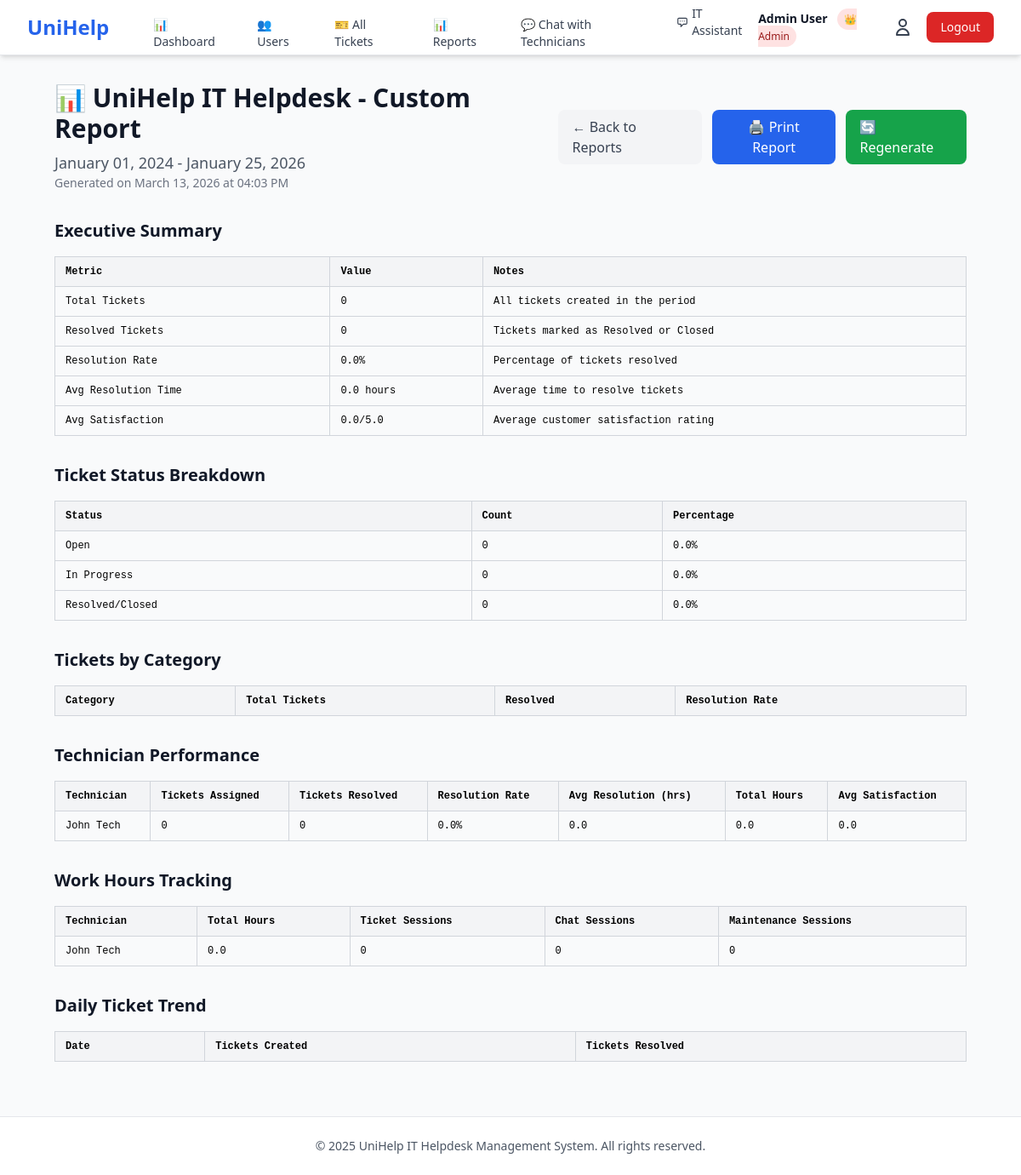
The app's page /admin/reports/custom (signed in) with its own data.
### tables this page shows
CREATE TABLE user (
            userid INTEGER PRIMARY KEY AUTOINCREMENT,
            name VARCHAR(100) NOT NULL,
            email VARCHAR(100) UNIQUE NOT NULL,
            passwordhash VARCHAR(255) NOT NULL,
            role VARCHAR(20) NOT NULL CHECK(role IN ('admin', 'staff', 'technician', 'student')),
            isapproved BOOLEAN DEFAULT 0,
            created_at TIMESTAMP DEFAULT CURRENT_TIMESTAMP
        );

### app.py (the view)
@app.route('/admin/reports/custom')
@login_required
@role_required(['admin'])
def custom_date_report():
    start_date = request.args.get('start_date', '2024-01-01')
    end_date = request.args.get('end_date', '2026-01-25')
    end_date_plus_one = (datetime.strptime(end_date, '%Y-%m-%d') + timedelta(days=1)).strftime('%Y-%m-%d')
    conn = get_db_connection()
    ticket_stats = conn.execute('''
        SELECT
            COUNT(*) as total_tickets,
            COUNT(CASE WHEN status IN ('Resolved', 'Closed') THEN 1 END) as resolved_tickets,
            COUNT(CASE WHEN status = 'Open' THEN 1 END) as open_tickets,
            COUNT(CASE WHEN status = 'In Progress' THEN 1 END) as in_progress_tickets,
            AVG(CASE WHEN resolvedat IS NOT NULL THEN
                (julianday(resolvedat) - julianday(createdat)) * 24 END) as avg_resolution_hours,
            AVG(satisfaction_rating) as avg_satisfaction
        FROM ticket
        WHERE createdat >= ? AND createdat < ?
    ''', (start_date, end_date_plus_one)).fetchone()
    category_stats = conn.execute('''
        SELECT
            category,
            COUNT(*) as total,
            COUNT(CASE WHEN status IN ('Resolved', 'Closed') THEN 1 END) as resolved
        FROM ticket
        WHERE createdat >= ? AND createdat < ?
        GROUP BY category
        ORDER BY total DESC
    ''', (start_date, end_date_plus_one)).fetchall()
    technician_stats = conn.execute('''
        SELECT
            u.name as technician_name,
            u.email as technician_email,
            COUNT(t.ticketid) as tickets_assigned,
            COUNT(CASE WHEN t.status IN ('Resolved', 'Closed') THEN 1 END) as tickets_resolved,
            SUM(t.time_spent_hours) as total_hours_worked,
            AVG(CASE WHEN t.resolvedat IS NOT NULL THEN
                (julianday(t.resolvedat) - julianday(t.createdat)) * 24 END) as avg_resolution_time,
            AVG(t.satisfaction_rating) as avg_satisfaction
        FROM user u
        LEFT JOIN ticket t ON u.userid = t.assignedto
            AND t.createdat >= ? AND t.createdat < ?
        WHERE u.role = 'technician' AND u.isapproved = 1
        GROUP BY u.userid, u.name, u.email
        ORDER BY tickets_resolved DESC
    ''', (start_date, end_date_plus_one)).fetchall()
    work_hours = conn.execute('''
        SELECT
            u.name as technician_name,
            u.email as technician_email,
            SUM(w.hours_worked) as total_work_hours,
            COUNT(CASE WHEN w.work_type = 'ticket_resolution' THEN 1 END) as ticket_work_sessions,
            COUNT(CASE WHEN w.work_type = 'live_chat' THEN 1 END) as chat_sessions,
            COUNT(CASE WHEN w.work_type = 'maintenance' THEN 1 END) as maintenance_sessions
        FROM user u
        LEFT JOIN technician_work_log w ON u.userid = w.technicianid
            AND w.start_time >= ? AND w.start_time < ?
        WHERE u.role = 'technician' AND u.isapproved = 1
        GROUP BY u.userid, u.name, u.email
        ORDER BY total_work_hours DESC
    ''', (start_date, end_date_plus_one)).fetchall()
    daily_trend = conn.execute('''
        SELECT
            DATE(createdat) as date,
            COUNT(*) as tickets_created,
            COUNT(CASE WHEN status IN ('Resolved', 'Closed') THEN 1 END) as tickets_resolved
        FROM ticket
        WHERE createdat >= ? AND createdat < ?
        GROUP BY DATE(createdat)
        ORDER BY date
    ''', (start_date, end_date_plus_one)).fetchall()
    conn.close()
    start_display = datetime.strptime(start_date, '%Y-%m-%d').strftime('%B %d, %Y')
    end_display = datetime.strptime(end_date, '%Y-%m-%d').strftime('%B %d, %Y')
    return render_template('admin/custom_report.html',
                         start_date=start_date,
                         end_date=end_date,
                         date_range=f"{start_display} - {end_display}",
                         ticket_stats=ticket_stats,
                         category_stats=category_stats,
                         technician_stats=technician_stats,
                         work_hours=work_hours,
                         daily_trend=daily_trend,
                         datetime=datetime)

### templates/admin/custom_report.html (shortened to what this page needs)
{% extends "base.html" %}
{% block content %}
<div class="max-w-7xl mx-auto px-4 sm:px-6 lg:px-8">
    <div class="mb-8">
        <div class="flex items-center justify-between">
            <div>
                <h1 class="text-3xl font-bold text-gray-900">📊 UniHelp IT Helpdesk - Custom Report</h1>
                <p class="mt-2 text-lg text-gray-600">{{ date_range }}</p>
                <p class="text-sm text-gray-500">Generated on {{ datetime.now().strftime('%B %d, %Y at %I:%M %p') }}</p>
            </div>
            <div class="flex space-x-3">
                <a href="{{ url_for('admin_reports') }}" class="bg-gray-100 text-gray-700 px-4 py-2 rounded-lg hover:bg-gray-200 transition no-print">
                    ← Back to Reports
                </a>
                <button onclick="window.print()" class="bg-blue-600 text-white px-4 py-2 rounded-lg hover:bg-blue-700 transition print-button">
                    🖨️ Print Report
                </button>
                <a href="{{ url_for('admin_reports', start_date=start_date, end_date=end_date) }}" class="bg-green-600 text-white px-4 py-2 rounded-lg hover:bg-green-700 transition no-print">
                    🔄 Regenerate
                </a>
            </div>
        </div>
    </div>
    <div class="mb-8">
        <h2 class="text-xl font-bold text-gray-900 mb-4">Executive Summary</h2>
        <table class="min-w-full border border-gray-300 excel-table">
            <thead class="bg-gray-100">
                <tr>
                    <th class="border border-gray-300 px-4 py-2 text-left font-semibold">Metric</th>
                    <th class="border border-gray-300 px-4 py-2 text-left font-semibold">Value</th>
                    <th class="border border-gray-300 px-4 py-2 text-left font-semibold">Notes</th>
                </tr>
            </thead>
            <tbody>
                <tr>
                    <td class="border border-gray-300 px-4 py-2 font-medium">Total Tickets</td>
                    <td class="border border-gray-300 px-4 py-2">{{ ticket_stats.total_tickets or 0 }}</td>
                    <td class="border border-gray-300 px-4 py-2">All tickets created in the period</td>
                </tr>
                <tr>
                    <td class="border border-gray-300 px-4 py-2 font-medium">Resolved Tickets</td>
                    <td class="border border-gray-300 px-4 py-2">{{ ticket_stats.resolved_tickets or 0 }}</td>
                    <td class="border border-gray-300 px-4 py-2">Tickets marked as Resolved or Closed</td>
                </tr>
                <tr>
                    <td class="border border-gray-300 px-4 py-2 font-medium">Resolution Rate</td>
                    <td class="border border-gray-300 px-4 py-2">
                        {% if ticket_stats.total_tickets and ticket_stats.total_tickets > 0 %}
                            {{ "%.1f"|format((ticket_stats.resolved_tickets / ticket_stats.total_tickets) * 100) }}%
                        {% else %}
                            0.0%
                        {% endif %}
                    </td>
                    <td class="border border-gray-300 px-4 py-2">Percentage of tickets resolved</td>
                </tr>
                <tr>
                    <td class="border border-gray-300 px-4 py-2 font-medium">Avg Resolution Time</td>
                    <td class="border border-gray-300 px-4 py-2">{{ "%.1f"|format(ticket_stats.avg_resolution_hours or 0) }} hours</td>
                    <td class="border border-gray-300 px-4 py-2">Average time to resolve tickets</td>
                </tr>
                <tr>
                    <td class="border border-gray-300 px-4 py-2 font-medium">Avg Satisfaction</td>
                    <td class="border border-gray-300 px-4 py-2">{{ "%.1f"|format(ticket_stats.avg_satisfaction or 0) }}/5.0</td>
                    <td class="border border-gray-300 px-4 py-2">Average customer satisfaction rating</td>
                </tr>
            </tbody>
        </table>
    </div>
    <div class="mb-8">
        <h2 class="text-xl font-bold text-gray-900 mb-4">Ticket Status Breakdown</h2>
        <table class="min-w-full border border-gray-300 excel-table">
            <thead class="bg-gray-100">
                <tr>
                    <th class="border border-gray-300 px-4 py-2 text-left font-semibold">Status</th>
                    <th class="border border-gray-300 px-4 py-2 text-left font-semibold">Count</th>
                    <th class="border border-gray-300 px-4 py-2 text-left font-semibold">Percentage</th>
                </tr>
            </thead>
            <tbody>
                <tr>
                    <td class="border border-gray-300 px-4 py-2">Open</td>
                    <td class="border border-gray-300 px-4 py-2">{{ ticket_stats.open_tickets or 0 }}</td>
                    <td class="border border-gray-300 px-4 py-2">
                        {% if ticket_stats.total_tickets and ticket_stats.total_tickets > 0 %}
                            {{ "%.1f"|format((ticket_stats.open_tickets / ticket_stats.total_tickets) * 100) }}%
                        {% else %}
                            0.0%
                        {% endif %}
                    </td>
                </tr>
                <tr>
                    <td class="border border-gray-300 px-4 py-2">In Progress</td>
                    <td class="border border-gray-300 px-4 py-2">{{ ticket_stats.in_progress_tickets or 0 }}</td>
                    <td class="border border-gray-300 px-4 py-2">
                        {% if ticket_stats.total_tickets and ticket_stats.total_tickets > 0 %}
                            {{ "%.1f"|format((ticket_stats.in_progress_tickets / ticket_stats.total_tickets) * 100) }}%
                        {% else %}
                            0.0%
                        {% endif %}
                    </td>
                </tr>
                <tr>
                    <td class="border border-gray-300 px-4 py-2">Resolved/Closed</td>
                    <td class="border border-gray-300 px-4 py-2">{{ ticket_stats.resolved_tickets or 0 }}</td>
                    <td class="border border-gray-300 px-4 py-2">
                        {% if ticket_stats.total_tickets and ticket_stats.total_tickets > 0 %}
                            {{ "%.1f"|format((ticket_stats.resolved_tickets / ticket_stats.total_tickets) * 100) }}%
                        {% else %}
                            0.0%
                        {% endif %}
                    </td>
                </tr>
            </tbody>
        </table>
    </div>
    <div class="mb-8">
        <h2 class="text-xl font-bold text-gray-900 mb-4">Tickets by Category</h2>
        <table class="min-w-full border border-gray-300 excel-table">
            <thead class="bg-gray-100">
                <tr>
                    <th class="border border-gray-300 px-4 py-2 text-left font-semibold">Category</th>
                    <th class="border border-gray-300 px-4 py-2 text-left font-semibold">Total Tickets</th>
                    <th class="border border-gray-300 px-4 py-2 text-left font-semibold">Resolved</th>
                    <th class="border border-gray-300 px-4 py-2 text-left font-semibold">Resolution Rate</th>
                </tr>
            </thead>
        </table>
    </div>
    <div class="mb-8">
        <h2 class="text-xl font-bold text-gray-900 mb-4">Technician Performance</h2>
        <table class="min-w-full border border-gray-300 excel-table">
            <thead class="bg-gray-100">
                <tr>
                    <th class="border border-gray-300 px-4 py-2 text-left font-semibold">Technician</th>
                    <th class="border border-gray-300 px-4 py-2 text-left font-semibold">Tickets Assigned</th>
                    <th class="border border-gray-300 px-4 py-2 text-left font-semibold">Tickets Resolved</th>
                    <th class="border border-gray-300 px-4 py-2 text-left font-semibold">Resolution Rate</th>
                    <th class="border border-gray-300 px-4 py-2 text-left font-semibold">Avg Resolution (hrs)</th>
                    <th class="border border-gray-300 px-4 py-2 text-left font-semibold">Total Hours</th>
                    <th class="border border-gray-300 px-4 py-2 text-left font-semibold">Avg Satisfaction</th>
                </tr>
            </thead>
            <tbody>
                {% for tech in technician_stats %}
                <tr>
                    <td class="border border-gray-300 px-4 py-2">{{ tech.technician_name }}</td>
                    <td class="border border-gray-300 px-4 py-2">{{ tech.tickets_assigned }}</td>
                    <td class="border border-gray-300 px-4 py-2">{{ tech.tickets_resolved }}</td>
                    <td class="border border-gray-300 px-4 py-2">
                        {% if tech.tickets_assigned > 0 %}
                            {{ "%.1f"|format((tech.tickets_resolved / tech.tickets_assigned) * 100) }}%
                        {% else %}
                            0.0%
                        {% endif %}
                    </td>
                    <td class="border border-gray-300 px-4 py-2">{{ "%.1f"|format(tech.avg_resolution_time or 0) }}</td>
                    <td class="border border-gray-300 px-4 py-2">{{ "%.1f"|format(tech.total_hours_worked or 0) }}</td>
                    <td class="border border-gray-300 px-4 py-2">{{ "%.1f"|format(tech.avg_satisfaction or 0) }}</td>
                </tr>
                {% endfor %}
            </tbody>
        </table>
    </div>
    <div class="mb-8">
        <h2 class="text-xl font-bold text-gray-900 mb-4">Work Hours Tracking</h2>
        <table class="min-w-full border border-gray-300 excel-table">
            <thead class="bg-gray-100">
                <tr>
                    <th class="border border-gray-300 px-4 py-2 text-left font-semibold">Technician</th>
                    <th class="border border-gray-300 px-4 py-2 text-left font-semibold">Total Hours</th>
                    <th class="border border-gray-300 px-4 py-2 text-left font-semibold">Ticket Sessions</th>
                    <th class="border border-gray-300 px-4 py-2 text-left font-semibold">Chat Sessions</th>
                    <th class="border border-gray-300 px-4 py-2 text-left font-semibold">Maintenance Sessions</th>
                </tr>
            </thead>
            <tbody>
                {% for work in work_hours %}
                <tr>
                    <td class="border border-gray-300 px-4 py-2">{{ work.technician_name }}</td>
                    <td class="border border-gray-300 px-4 py-2">{{ "%.1f"|format(work.total_work_hours or 0) }}</td>
                    <td class="border border-gray-300 px-4 py-2">{{ work.ticket_work_sessions }}</td>
                    <td class="border border-gray-300 px-4 py-2">{{ work.chat_sessions }}</td>
                    <td class="border border-gray-300 px-4 py-2">{{ work.maintenance_sessions }}</td>
                </tr>
                {% endfor %}
            </tbody>
        </table>
    </div>
    <div class="mb-8">
        <h2 class="text-xl font-bold text-gray-900 mb-4">Daily Ticket Trend</h2>
        <table class="min-w-full border border-gray-300 excel-table">
            <thead class="bg-gray-100">
                <tr>
                    <th class="border border-gray-300 px-4 py-2 text-left font-semibold">Date</th>
                    <th class="border border-gray-300 px-4 py-2 text-left font-semibold">Tickets Created</th>
                    <th class="border border-gray-300 px-4 py-2 text-left font-semibold">Tickets Resolved</th>
                </tr>
            </thead>
        </table>
    </div>
</div>
{% endblock %}

### records on screen
user: technician_name "John Tech", tickets_assigned "0", tickets_resolved "0", avg_resolution_time "0.0", total_hours_worked "0.0", avg_satisfaction "0.0", total_work_hours "0.0", ticket_work_sessions "0", chat_sessions "0", maintenance_sessions "0"

### other values on screen
{{ session.name }} "Admin User"
{{ session.role|title }} "Admin"
{{ date_range }} "January 01, 2024 - January 25, 2026"
{{ ticket_stats.total_tickets or 0 }} "0"
{{ ticket_stats.resolved_tickets or 0 }} "0"
{{ "%.1f"|format(ticket_stats.avg_resolution_hours or 0) }} "0.0"
{{ "%.1f"|format(ticket_stats.avg_satisfaction or 0) }} "0.0"
{{ ticket_stats.open_tickets or 0 }} "0"
{{ ticket_stats.in_progress_tickets or 0 }} "0"
